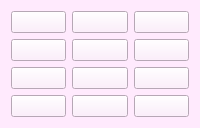
               <widget class="QWidget" name="tab_18_23">
                <property name="styleSheet">
                 <string notr="true">background-color: rgb(255, 234, 253);</string>
                </property>
                <attribute name="title">
                 <string>18-23лет</string>
                </attribute>
                <layout class="QGridLayout" name="gridLayout_16">
                 <item row="0" column="0">
                  <widget class="QPushButton" name="btn_18_1">
                   <property name="minimumSize">
                    <size>
                     <width>0</width>
                     <height>0</height>
                    </size>
                   </property>
                   <property name="maximumSize">
                    <size>
                     <width>16777215</width>
                     <height>16777215</height>
                    </size>
                   </property>
                   <property name="cursor">
                    <cursorShape>PointingHandCursor</cursorShape>
                   </property>
                   <property name="focusPolicy">
                    <enum>Qt::TabFocus</enum>
                   </property>
                   <property name="text">
                    <string/>
                   </property>
                  </widget>
                 </item>
                 <item row="0" column="1">
                  <widget class="QPushButton" name="btn_18_5">
                   <property name="minimumSize">
                    <size>
                     <width>0</width>
                     <height>0</height>
                    </size>
                   </property>
                   <property name="maximumSize">
                    <size>
                     <width>16777215</width>
                     <height>16777215</height>
                    </size>
                   </property>
                   <property name="cursor">
                    <cursorShape>PointingHandCursor</cursorShape>
                   </property>
                   <property name="focusPolicy">
                    <enum>Qt::TabFocus</enum>
                   </property>
                   <property name="text">
                    <string/>
                   </property>
                  </widget>
                 </item>
                 <item row="0" column="2">
                  <widget class="QPushButton" name="btn_18_9">
                   <property name="minimumSize">
                    <size>
                     <width>0</width>
                     <height>0</height>
                    </size>
                   </property>
                   <property name="maximumSize">
                    <size>
                     <width>16777215</width>
                     <height>16777215</height>
                    </size>
                   </property>
                   <property name="cursor">
                    <cursorShape>PointingHandCursor</cursorShape>
                   </property>
                   <property name="focusPolicy">
                    <enum>Qt::TabFocus</enum>
                   </property>
                   <property name="text">
                    <string/>
                   </property>
                  </widget>
                 </item>
                 <item row="1" column="0">
                  <widget class="QPushButton" name="btn_18_2">
                   <property name="minimumSize">
                    <size>
                     <width>0</width>
                     <height>0</height>
                    </size>
                   </property>
                   <property name="maximumSize">
                    <size>
                     <width>16777215</width>
                     <height>16777215</height>
                    </size>
                   </property>
                   <property name="cursor">
                    <cursorShape>PointingHandCursor</cursorShape>
                   </property>
                   <property name="focusPolicy">
                    <enum>Qt::TabFocus</enum>
                   </property>
                   <property name="text">
                    <string/>
                   </property>
                  </widget>
                 </item>
                 <item row="1" column="1">
                  <widget class="QPushButton" name="btn_18_6">
                   <property name="minimumSize">
                    <size>
                     <width>0</width>
                     <height>0</height>
                    </size>
                   </property>
                   <property name="maximumSize">
                    <size>
                     <width>16777215</width>
                     <height>16777215</height>
                    </size>
                   </property>
                   <property name="cursor">
                    <cursorShape>PointingHandCursor</cursorShape>
                   </property>
                   <property name="focusPolicy">
                    <enum>Qt::TabFocus</enum>
                   </property>
                   <property name="text">
                    <string/>
                   </property>
                  </widget>
                 </item>
                 <item row="1" column="2">
                  <widget class="QPushButton" name="btn_18_10">
                   <property name="minimumSize">
                    <size>
                     <width>0</width>
                     <height>0</height>
                    </size>
                   </property>
                   <property name="maximumSize">
                    <size>
                     <width>16777215</width>
                     <height>16777215</height>
                    </size>
                   </property>
                   <property name="cursor">
                    <cursorShape>PointingHandCursor</cursorShape>
                   </property>
                   <property name="focusPolicy">
                    <enum>Qt::TabFocus</enum>
                   </property>
                   <property name="text">
                    <string/>
                   </property>
                  </widget>
                 </item>
                 <item row="2" column="0">
                  <widget class="QPushButton" name="btn_18_3">
                   <property name="minimumSize">
                    <size>
                     <width>0</width>
                     <height>0</height>
                    </size>
                   </property>
                   <property name="maximumSize">
                    <size>
                     <width>16777215</width>
                     <height>16777215</height>
                    </size>
                   </property>
                   <property name="cursor">
                    <cursorShape>PointingHandCursor</cursorShape>
                   </property>
                   <property name="focusPolicy">
                    <enum>Qt::TabFocus</enum>
                   </property>
                   <property name="text">
                    <string/>
                   </property>
                  </widget>
                 </item>
                 <item row="2" column="1">
                  <widget class="QPushButton" name="btn_18_7">
                   <property name="minimumSize">
                    <size>
                     <width>0</width>
                     <height>0</height>
                    </size>
                   </property>
                   <property name="maximumSize">
                    <size>
                     <width>16777215</width>
                     <height>16777215</height>
                    </size>
                   </property>
                   <property name="cursor">
                    <cursorShape>PointingHandCursor</cursorShape>
                   </property>
                   <property name="focusPolicy">
                    <enum>Qt::TabFocus</enum>
                   </property>
                   <property name="text">
                    <string/>
                   </property>
                  </widget>
                 </item>
                 <item row="2" column="2">
                  <widget class="QPushButton" name="btn_18_11">
                   <property name="minimumSize">
                    <size>
                     <width>0</width>
                     <height>0</height>
                    </size>
                   </property>
                   <property name="maximumSize">
                    <size>
                     <width>16777215</width>
                     <height>16777215</height>
                    </size>
                   </property>
                   <property name="cursor">
                    <cursorShape>PointingHandCursor</cursorShape>
                   </property>
                   <property name="focusPolicy">
                    <enum>Qt::TabFocus</enum>
                   </property>
                   <property name="text">
                    <string/>
                   </property>
                  </widget>
                 </item>
                 <item row="3" column="0">
                  <widget class="QPushButton" name="btn_18_4">
                   <property name="minimumSize">
                    <size>
                     <width>0</width>
                     <height>0</height>
                    </size>
                   </property>
                   <property name="maximumSize">
                    <size>
                     <width>16777215</width>
                     <height>16777215</height>
                    </size>
                   </property>
                   <property name="cursor">
                    <cursorShape>PointingHandCursor</cursorShape>
                   </property>
                   <property name="focusPolicy">
                    <enum>Qt::TabFocus</enum>
                   </property>
                   <property name="text">
                    <string/>
                   </property>
                  </widget>
                 </item>
                 <item row="3" column="1">
                  <widget class="QPushButton" name="btn_18_8">
                   <property name="minimumSize">
                    <size>
                     <width>0</width>
                     <height>0</height>
                    </size>
                   </property>
                   <property name="maximumSize">
                    <size>
                     <width>16777215</width>
                     <height>16777215</height>
                    </size>
                   </property>
                   <property name="cursor">
                    <cursorShape>PointingHandCursor</cursorShape>
                   </property>
                   <property name="focusPolicy">
                    <enum>Qt::TabFocus</enum>
                   </property>
                   <property name="text">
                    <string/>
                   </property>
                  </widget>
                 </item>
                 <item row="3" column="2">
                  <widget class="QPushButton" name="btn_18_12">
                   <property name="minimumSize">
                    <size>
                     <width>0</width>
                     <height>0</height>
                    </size>
                   </property>
                   <property name="maximumSize">
                    <size>
                     <width>16777215</width>
                     <height>16777215</height>
                    </size>
                   </property>
                   <property name="cursor">
                    <cursorShape>PointingHandCursor</cursorShape>
                   </property>
                   <property name="focusPolicy">
                    <enum>Qt::TabFocus</enum>
                   </property>
                   <property name="text">
                    <string/>
                   </property>
                  </widget>
                 </item>
                </layout>
               </widget>
